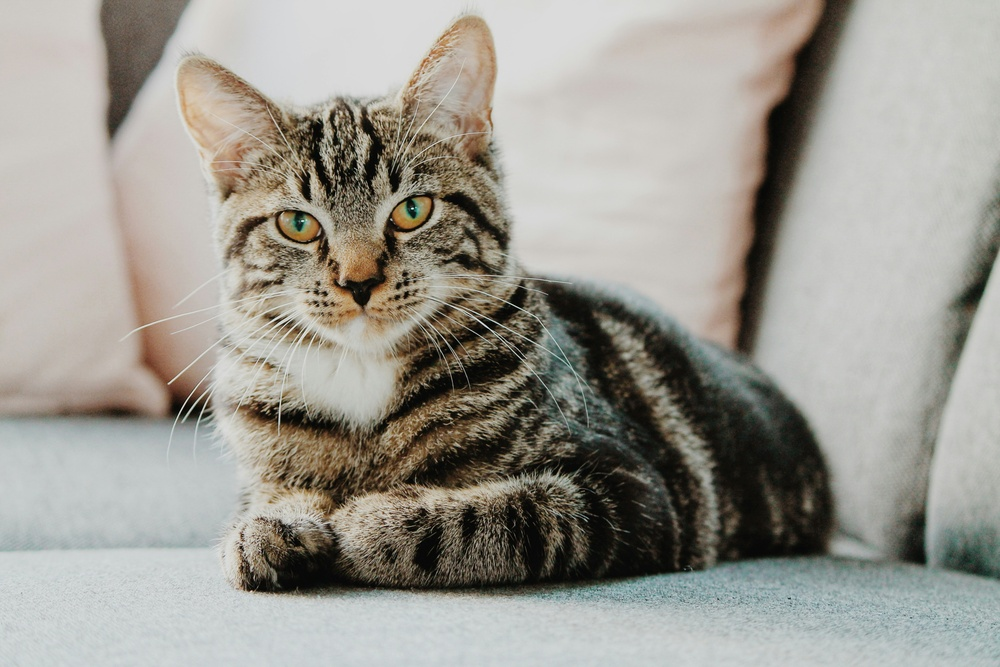
#> input picture html/rsc/src/400_OpenCV (OpenCV 파이썬)/ch_06_pixel/example.jpg, 1000 x 667 px, shrunk from 4272 x 2848 before the run
$ jupyter execute '0200_화소 접근 시간 비교.ipynb'
#> lines starting #> are read from the running program, lines starting #| are printed output that depends on the picture
[cell 1]
import numpy as np, cv2, time
import matplotlib.pyplot as plt

def pixel_access_1_direct_access(image):
    image1 = np.zeros(image.shape[:2], image.dtype)
    for i in range(image.shape[0]):
        for j in range(image.shape[1]):
            pixel = image[i,j]                  # 화소 접근
            image1[i, j] =  255 - pixel          # 화소 할당
    return image1

def pixel_access_2_lut(image):
    lut = [255 - i for i in range(256)]  # 룩업테이블 생성
    lut = np.array(lut, np.uint8)
    image3 = lut[image]
    return image3

def pixel_access_3_numpy(image):
    image5 = 255 - image
    return image5

def pixel_access_4_opencv(image):
    image4 = cv2.subtract(255, image)
    return image4

image_org_gray = cv2.imread("example.jpg", cv2.IMREAD_GRAYSCALE)
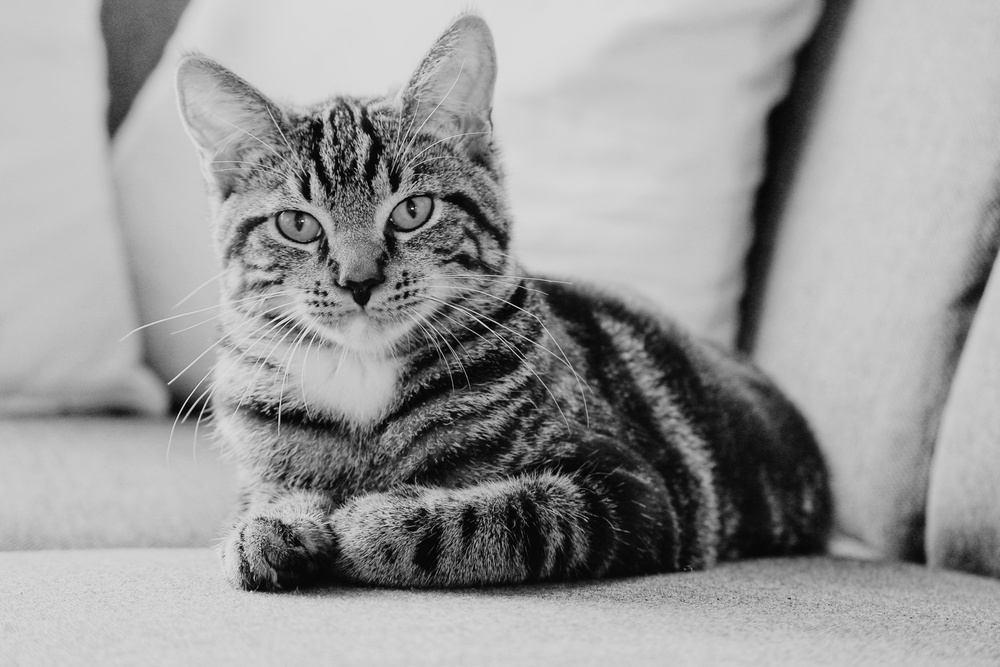
#> image_org_gray: shape (667, 1000); min 0, max 250, mean 153.6

# 수행시간 체크
def time_check(func, msg):
    start_time = time.perf_counter()
    ret_img = func( image_org_gray )
#> after the loop in pixel_access_1_direct_access, `for i in range(image.shape[0]):`:
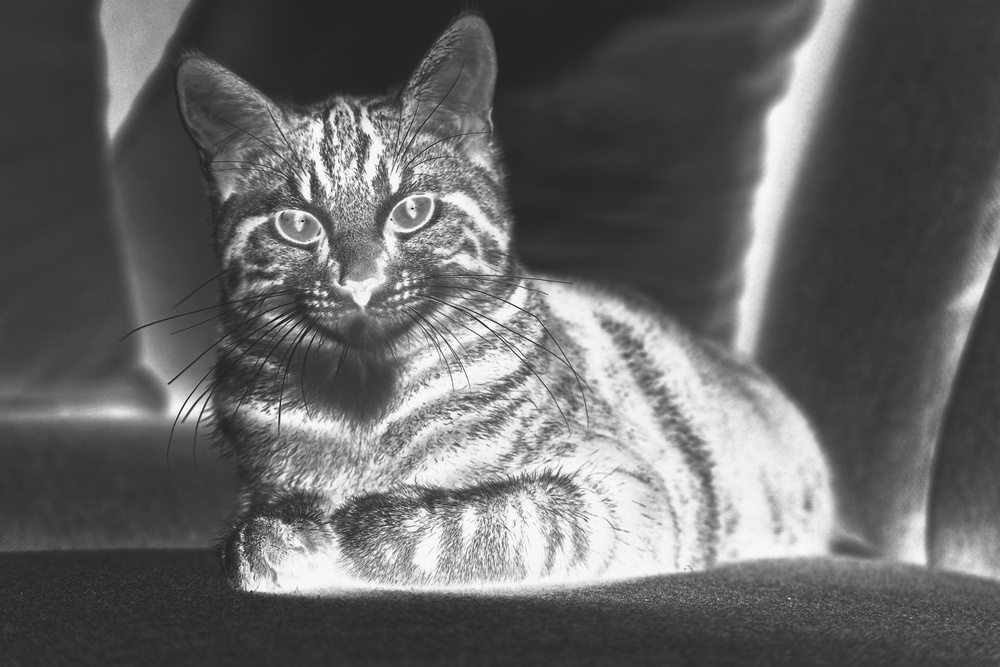
#> image1: shape (667, 1000); min 5, max 255, mean 101.4
    elapsed = (time.perf_counter() - start_time) * 1000
    print(msg, "수행시간 : %.2f ms" % elapsed)
    return ret_img
pass

image_1_direct_access = time_check( pixel_access_1_direct_access, "[방법 1] 직접 접근 방식" )
image_2_lut = time_check( pixel_access_2_lut, "[방법 2] 룩업 테이블 방식" )
image_3_numpy = time_check( pixel_access_3_numpy, "[방법 3] Numpy 연산 방식" )
image_4_opencv = time_check( pixel_access_4_opencv, "[방법 4] OpenCV 함수 방식" )

plt.figure(figsize=(16, 8))

# 원본 이미지 (RGB)
plt.subplot(2, 3, 1)
plt.title('image  - original')
plt.imshow(image_org_gray, cmap='gray', vmin=0, vmax=255)

plt.subplot(2, 3, 2)
plt.title('image1 - directly access to pixel')
plt.imshow(image_1_direct_access, cmap='gray', vmin=0, vmax=255)

plt.subplot(2, 3, 3)
plt.title('image2 - LUT')
plt.imshow(image_2_lut, cmap='gray', vmin=0, vmax=255)

plt.subplot(2, 3, 4)
plt.title('image3 - Numpy' )
plt.imshow(image_3_numpy, cmap='gray', vmin=0, vmax=255)

plt.subplot(2, 3, 5)
plt.title('image4 - OpenCV')
plt.imshow(image_4_opencv, cmap='gray', vmin=0, vmax=255)

plt.axis('off')
plt.tight_layout()
plt.show()
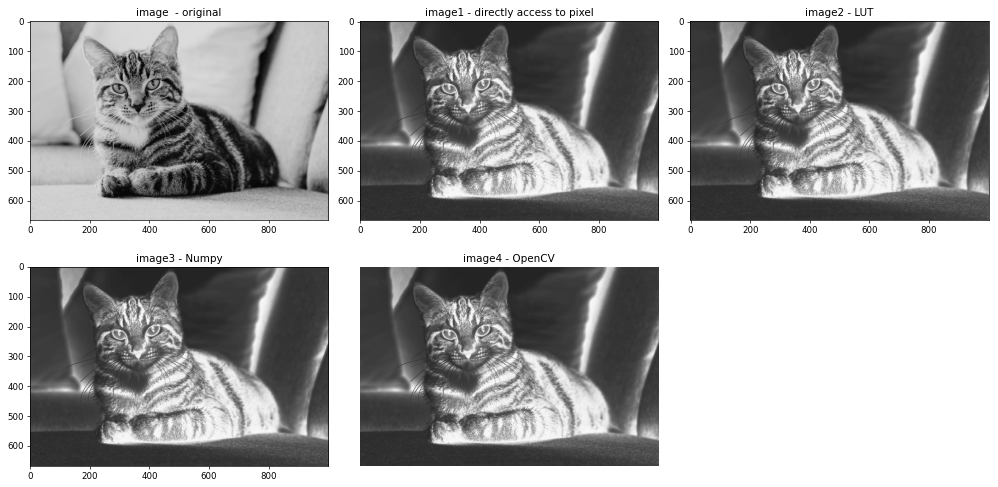
#> figure drawn by matplotlib, 5 panels
